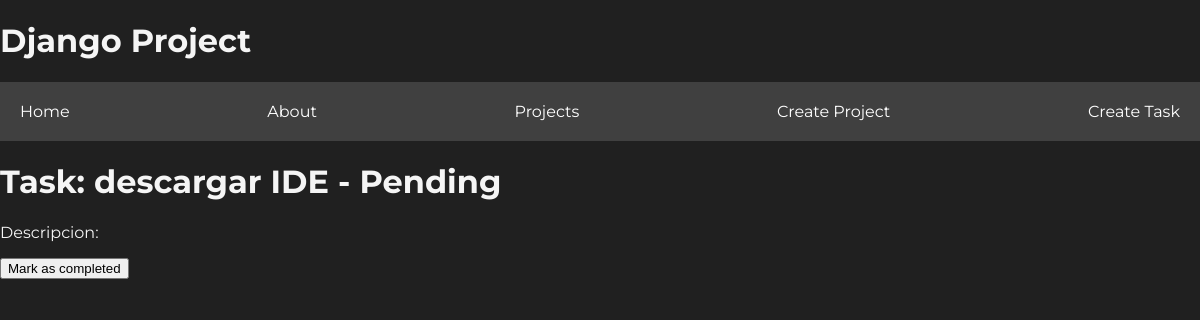
/tasks/1, run on an earlier commit of the app's database.
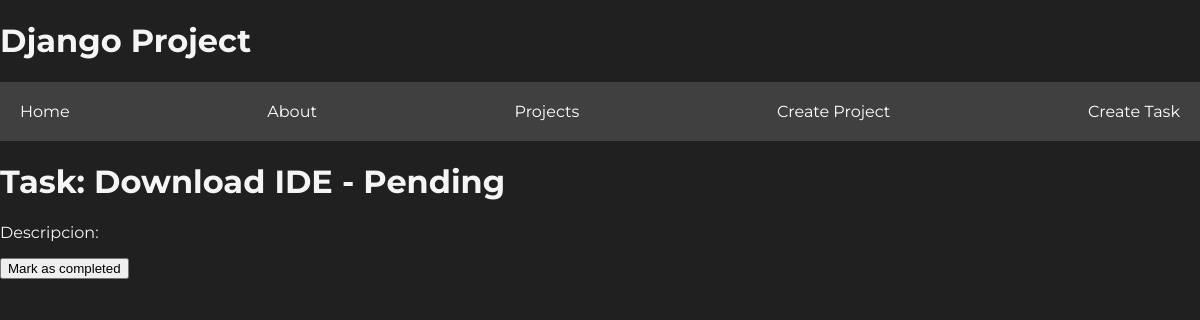
And on a later commit of the database.
### projectsapp/models.py (models this page shows, shortened)
class Task(models.Model):
    title = models.CharField(max_length=200)
    description = models.TextField()
    project = models.ForeignKey(Project, on_delete=models.CASCADE)
    done = models.BooleanField(default=False)

### projectsapp/views.py (the view)
# urls.py: path('tasks/<int:id>', views.tasks, name="tasks"),
def tasks(request, id):
    t = get_object_or_404(Task, id=id)
    return render(request, 'tasks/tasks.html', {
        'task':t
    })

### projectsapp/templates/tasks/tasks.html
{% extends 'layouts/header.html' %}
{% block content %}
<h1> Task: {{task.title}} - {%if task.done %} Completed {% else %} Pending {% endif %}</h1>
<p>Descripcion: {{task.description}}</p>
<button>{%if task.done %} Unmark as completed {% else %} Mark as completed {% endif %}</button>
{% endblock %}

What changed in the data, as far as the page shows it:
changed Task: title "descargar IDE" → "Download IDE"
